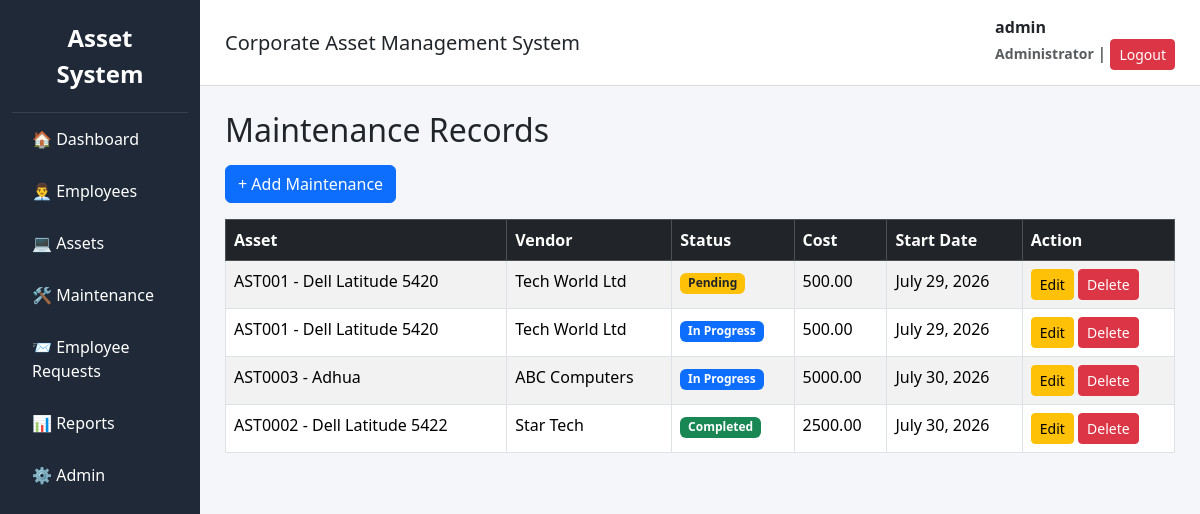
/maintenance/ (signed in), run on the app's committed database.
### accounts/models.py (models this page shows, shortened)
class User(AbstractUser):
    ROLE_CHOICES = (
        ('Admin', 'Admin'),
        ('IT Officer', 'IT Officer'),
        ('Employee', 'Employee'),
    )
    role = models.CharField(max_length=20, choices=ROLE_CHOICES)
    created_at = models.DateTimeField(auto_now_add=True)
    updated_at = models.DateTimeField(auto_now=True)

### maintenance/models.py (models this page shows, shortened)
class MaintenanceRecord(models.Model):
    STATUS_CHOICES = (
        ("Pending", "Pending"),
        ("In Progress", "In Progress"),
        ("Completed", "Completed"),
    )
    asset = models.ForeignKey(
        Asset,
        on_delete=models.PROTECT
    )
    vendor = models.ForeignKey(
        Vendor,
        on_delete=models.PROTECT
    )
    issue_description = models.TextField()
    maintenance_cost = models.DecimalField(
        max_digits=10,
        decimal_places=2
    )
    start_date = models.DateField()
    end_date = models.DateField(
        null=True,
        blank=True
    )
    maintenance_status = models.CharField(
        max_length=20,
        choices=STATUS_CHOICES,
        default="Pending"
    )
    remarks = models.TextField(
        blank=True
    )
    created_by = models.ForeignKey(
        settings.AUTH_USER_MODEL,
        on_delete=models.PROTECT
    )
    created_at = models.DateTimeField(
        auto_now_add=True
    )

### assets/models.py (models this page shows, shortened)
class Asset(models.Model):
    STATUS_CHOICES = (
        ('Available', 'Available'),
        ('Assigned', 'Assigned'),
        ('Under Maintenance', 'Under Maintenance'),
        ('Damaged', 'Damaged'),
        ('Lost', 'Lost'),
        ('Retired', 'Retired'),
    )
    asset_code = models.CharField(
        max_length=20,
        unique=True,
        blank=True
    )
    category = models.ForeignKey(
        AssetCategory,
        on_delete=models.PROTECT
    )
    brand = models.ForeignKey(
        Brand,
        on_delete=models.PROTECT
    )
    vendor = models.ForeignKey(
        Vendor,
        on_delete=models.PROTECT
    )
    asset_name = models.CharField(max_length=100)
    model = models.CharField(max_length=100)
    serial_number = models.CharField(
        max_length=100,
        unique=True
    )
    purchase_date = models.DateField()
    purchase_cost = models.DecimalField(
        max_digits=10,
        decimal_places=2
    )
    warranty_expiry = models.DateField()
    current_status = models.CharField(
        max_length=30,
        choices=STATUS_CHOICES,
        default='Available'
    )
    remarks = models.TextField(
        blank=True,
        null=True
    )
    created_at = models.DateTimeField(auto_now_add=True)
    updated_at = models.DateTimeField(auto_now=True)
    def __str__(self):
        return f"{self.asset_code} - {self.asset_name}"

class Vendor(models.Model):
    STATUS_CHOICES = (
        ('Active', 'Active'),
        ('Inactive', 'Inactive'),
    )
    vendor_name = models.CharField(max_length=150)
    contact_person = models.CharField(max_length=100)
    phone = models.CharField(max_length=20)
    email = models.EmailField()
    address = models.TextField()
    status = models.CharField(
        max_length=10,
        choices=STATUS_CHOICES,
        default='Active'
    )
    def __str__(self):
        return self.vendor_name

### maintenance/views.py (the view)
@login_required
def maintenance_list(request):
    records = MaintenanceRecord.objects.select_related(
        "asset",
        "vendor",
        "created_by",
    )
    return render(
        request,
        "maintenance/maintenance_list.html",
        {
            "records": records
        },
    )

### templates/maintenance/maintenance_list.html (shortened to what this page needs)
{% extends "base.html" %}
{% block content %}
<h2 class="mb-3">Maintenance Records</h2>
<a href="{% url 'maintenance_create' %}" class="btn btn-primary mb-3">
    + Add Maintenance
</a>
<table class="table table-bordered table-striped">
    <thead class="table-dark">
        <tr>
            <th>Asset</th>
            <th>Vendor</th>
            <th>Status</th>
            <th>Cost</th>
            <th>Start Date</th>
            <th>Action</th>
        </tr>
    </thead>
    <tbody>
    {% for record in records %}
        <tr>
            <td>{{ record.asset }}</td>
            <td>{{ record.vendor }}</td>
            <td>
    {% if record.maintenance_status == "Pending" %}
        <span class="badge bg-warning text-dark">
            Pending
        </span>
    {% elif record.maintenance_status == "In Progress" %}
        <span class="badge bg-primary">
            In Progress
        </span>
    {% elif record.maintenance_status == "Completed" %}
        <span class="badge bg-success">
            Completed
        </span>
    {% else %}
        <span class="badge bg-secondary">
            {{ record.maintenance_status }}
        </span>
    {% endif %}
</td>
            <td>{{ record.maintenance_cost }}</td>
            <td>{{ record.start_date }}</td>
            <td>
                <a href="{% url 'maintenance_update' record.id %}" class="btn btn-warning btn-sm">
                    Edit
                </a>
                <a href="{% url 'maintenance_delete' record.id %}" class="btn btn-danger btn-sm">
                    Delete
                </a>
            </td>
        </tr>
    {% empty %}
        <tr>
            <td colspan="6" class="text-center">
                No maintenance records found.
            </td>
        </tr>
    {% endfor %}
    </tbody>
</table>
{% endblock %}

### templates/base.html (shortened to what this page needs)
<!DOCTYPE html>
<html lang="en">
<head>
    <link href="https://cdn.jsdelivr.net/npm/bootstrap@5.3.3/dist/css/bootstrap.min.css" rel="stylesheet">
</head>
<body>
<div class="container-fluid">
<div class="row">
<div class="col-md-2 sidebar">
<div class="brand">
Asset System
</div>
<a href="/">🏠 Dashboard</a>
{% if request.user.is_staff %}
<a href="/employees/">👨‍💼 Employees</a>
<a href="/assets/">💻 Assets</a>
<a href="/maintenance/">🛠 Maintenance</a>
<a href="/requests/">📨 Employee Requests</a>
{% endif %}
{% if request.user.is_superuser %}
<a href="/reports/">📊 Reports</a>
<a href="/admin/">⚙️ Admin</a>
{% endif %}
</div>
<div class="col-md-10 p-0">
<div class="topbar">
<div>
<h5 class="mb-0">
Corporate Asset Management System
</h5>
</div>
<div>
<span class="username">
<strong>{{ request.user.get_full_name|default:request.user.username }}</strong>
<br>
<small class="text-muted">
{% if request.user.is_superuser %}
Administrator
{% elif request.user.is_staff %}
Staff
{% else %}
Employee
{% endif %}
</small>
</span>
|
<a href="{% url 'logout' %}"
class="btn btn-sm btn-danger">
Logout
</a>
</div>
</div>
<div class="content">
{% block content %}
{% endblock %}
</div>
</div>
</div>
</div>
</body>
</html>

### templates/base.html (style rules this page uses)
body { background:#f4f6f9; }
.sidebar { min-height:100vh; background:#1f2937; }
.brand { color:white; font-size:24px; font-weight:bold; padding:20px; text-align:center; border-bottom:1px solid rgba(255,255,255,.1); }
.sidebar a { display:block; color:white; padding:14px 20px; text-decoration:none; transition:.2s; }
.topbar { background:white; padding:15px 25px; border-bottom:1px solid #ddd; display:flex; justify-content:space-between; align-items:center; }
.content { padding:25px; }
.username { font-weight:bold; }

### data on the page
User: user.get_full_name "admin"
MaintenanceRecord: asset "AST001 - Dell Latitude 5420", vendor "Tech World Ltd", maintenance_status "Pending", maintenance_cost "500.00", start_date "July 29, 2026"
MaintenanceRecord: asset "AST001 - Dell Latitude 5420", vendor "Tech World Ltd", maintenance_status "In Progress", maintenance_cost "500.00", start_date "July 29, 2026"
MaintenanceRecord: asset "AST0003 - Adhua", vendor "ABC Computers", maintenance_status "In Progress", maintenance_cost "5000.00", start_date "July 30, 2026"
MaintenanceRecord: asset "AST0002 - Dell Latitude 5422", vendor "Star Tech", maintenance_status "Completed", maintenance_cost "2500.00", start_date "July 30, 2026"
